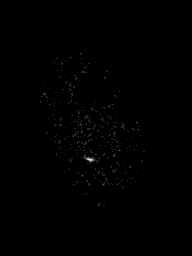
#> input picture old/imageForTPS.tif, 192 x 256 px, shrunk from 628 x 836 before the run, found by its file name
$ python evaluate_flow.py   (older library calls are emulated)
#> lines starting #> are read from the running program, lines starting #| are printed output that depends on the picture
### lm_tm.py
import cv2
import numpy as np
import matplotlib.pyplot as plt

from skimage.feature import peak_local_max

from scipy.ndimage.filters import gaussian_filter
from scipy.ndimage import median_filter


from scipy.spatial import distance_matrix
from interpolation_methods import *
from scipy.signal import convolve2d

from interpolation_methods import *


def localmax_TM( flow_channel,w_med=3,sig_gau=0.5,min_dist=3,ws=9,wl=19,korel_tresh=0):


    I1=flow_channel[0]
    I2=flow_channel[1]


    I1=median_filter(I1,w_med)
    I1=gaussian_filter(I1,sig_gau)
    I2=median_filter(I2,w_med)
    I2=gaussian_filter(I2,sig_gau)

    I_peaks=I1.copy()
    I_peaks[I_peaks<0.02]=0.02


    cents=peak_local_max(I_peaks, min_distance=min_dist)
    num_p=np.shape(cents)[0]


    result1x=[]
    result1y=[]
    result2x=[]
    result2y=[]

    wsr=int(np.round((ws-1)/2))
    wlr=int(np.round((wl-1)/2))

    for i in range(num_p):
        posx=int(np.round(cents[i,0]))
        posy=int(np.round(cents[i,1]))

        ###do not use border points
        if posx-wlr<0 or posx+wlr+1>=np.shape(I1)[0] or posy-wlr<0 or posy+wlr+1>=np.shape(I1)[1]:
            continue


        window_s=I1[posx-wsr:posx+wsr+1,posy-wsr:posy+wsr+1]
        window_l=I2[posx-wlr:posx+wlr+1,posy-wlr:posy+wlr+1]

        window_s=np.rot90(window_s,2)-np.mean(window_s)
        signal=convolve2d(window_l, window_s, mode='same')


        ###remove borders
        signal[:wsr,:]=0
        signal[-wsr:,:]=0
        signal[:,:wsr]=0
        signal[:,-wsr:]=0

        if signal.max()>korel_tresh:
            ind=np.argwhere(signal.max() == signal)
            x_tmp=ind[0,0]+posx-wlr
            y_tmp=ind[0,1]+posy-wlr

            result1x.append([posx])
            result1y.append([posy])
            result2x.append([x_tmp])
            result2y.append([y_tmp])

    result1x=np.array(result1x)
    result1y=np.array(result1y)
    result2x=np.array(result2x)
    result2y=np.array(result2y)

    pos_s=np.stack((result1y,result1x),axis=1)[:,:,0]
    pos_t=np.stack((result2y,result2x),axis=1)[:,:,0]


#    flow=kNN_interpolated_flow( flow_channel,pos_s,pos_t)
    flow=guided_hornshunk_flow( flow_channel,pos_s,pos_t)

    return flow

### evaluate_flow.py
import numpy as np
import matplotlib.pyplot as plt
from tifffile import imread, imsave
import csv

from lm_tm import *


def quantify_flows(flows,validation_source_rows,validation_target_rows):

    flow_x=flows[:,:,1]
    flow_y=flows[:,:,0]
    u = flow_x[validation_source_rows[:,0],validation_source_rows[:,1]]
    v = flow_y[validation_source_rows[:,0],validation_source_rows[:,1]]
    tmp=validation_target_rows-validation_source_rows
    u0=tmp[:,0]
    v0=tmp[:,1]

    len_vec=(u**2+v**2)**0.5
    len_vec0=(u0**2+v0**2)**0.5

    euk=((u-u0)**2+(v-v0)**2)**0.5

    angle=np.arccos((u*u0+v*v0)/(len_vec*len_vec0+np.finfo(float).eps))/np.pi*180

    lag=len_vec-len_vec0

    euk_rel= (euk/len_vec0)*100
    lag_rel = (lag/len_vec0)*100

    return lag, euk, angle, euk_rel, lag_rel,len_vec0


###read and normalize images
filename = 'imageForTPS.tif'
flow_channel = imread(filename)
#> flow_channel is the input picture: shape (256, 192) uint16; min 96, max 1561, mean 129.6

flow_channel=np.double(flow_channel)

maxi=np.max(flow_channel)
#> maxi = 1561
mini=np.min(flow_channel)
#> mini = 96

flow_channel= (np.double(flow_channel)-mini)/(maxi-mini)

#better contrast for imshow
img0=flow_channel
img0=img0*6
img0[img0>1]=1
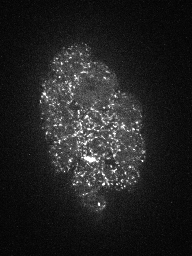
#> img0: shape (256, 192) float64; min 0, max 1, mean 0.136


#####read GT data
with open('CSVFiles/Tracks_with_uncertainty_radius.csv', 'r') as f:
#> (reads old/Tracks_with_uncertainty_radius.csv from the repository)
    reader = csv.reader(f)
    uncertainty_radius_list_full = list(reader)
uncertainty_radius_list_full = uncertainty_radius_list_full[1:]
uncertainty_radius_list_full=np.array(uncertainty_radius_list_full,np.int)
uncertainty_radius_list_full = [item for sublist in uncertainty_radius_list_full for item in sublist]


uncertainty_radius_list_full = np.array(uncertainty_radius_list_full)
zero_uncertainty_index = np.where(uncertainty_radius_list_full <=1 )[0]
nonzero_uncertainty_index = np.where(uncertainty_radius_list_full >1)[0]

uncertainty=uncertainty_radius_list_full[zero_uncertainty_index]

### Reading only certain indices (with uncertainty readius <=1) for warping
with open('CSVFiles/Choices_Structured.csv') as sd:
#> (reads old/Choices_Structured.csv from the repository)
    source_reader=csv.reader(sd)
    next(source_reader)
    certain_source_rows=[row for idx, row in enumerate(source_reader) if idx in zero_uncertainty_index]
    certain_source_rows = np.array(certain_source_rows,int)

with open('CSVFiles/Tracks_Structured.csv') as td:
#> (reads old/Tracks_Structured.csv from the repository)
    target_reader=csv.reader(td)
    next(target_reader)
    certain_target_rows=[row for idx, row in enumerate(target_reader) if idx in zero_uncertainty_index]
    certain_target_rows = np.array(certain_target_rows,int)


flows=localmax_TM( flow_channel)
#> in localmax_TM, `I1=flow_channel[0]`: I1 = 192 values, max 0.0164 at index 81, min 0.00205 at index 11, mean 0.00724
#> in localmax_TM, `I2=flow_channel[1]`: I2 = 192 values, max 0.0184 at index 143, min 0.00137 at index 159, mean 0.00687
#> in localmax_TM, `I1=median_filter(I1,w_med)`: I1 = 192 values, max 0.0116 at index 28, min 0.0041 at index 12, mean 0.00714
#> in localmax_TM, `I1=gaussian_filter(I1,sig_gau)`: I1 = 192 values, max 0.0115 at index 81, min 0.00417 at index 184, mean 0.00714
#> in localmax_TM, `I2=median_filter(I2,w_med)`: I2 = 192 values, max 0.0109 at index 93, min 0.00273 at index 155, mean 0.0067
#> in localmax_TM, `I2=gaussian_filter(I2,sig_gau)`: I2 = 192 values, max 0.0107 at index 113, min 0.00302 at index 155, mean 0.0067
#> in localmax_TM, `I_peaks=I1.copy()`: I_peaks has the same summary as I1
#> in localmax_TM, `cents=peak_local_max(I_peaks, min_distance=min_dist)`: cents = empty array
#> after the loop in localmax_TM, `for i in range(num_p):`: result1x = []
#> in localmax_TM, `result1x=np.array(result1x)`: result1x = empty array
#> (the run stopped early here; a loop or call above may not have finished)
